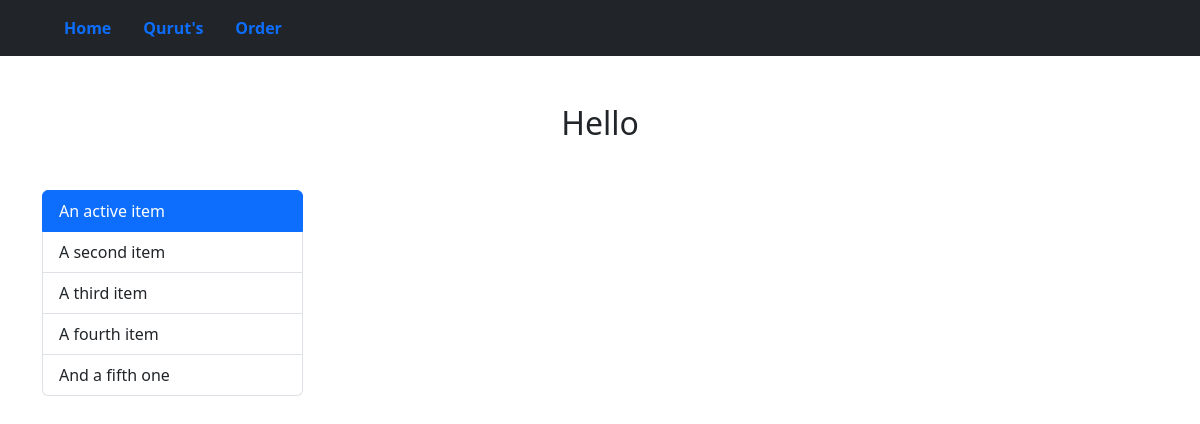
Before: / with the older database file.
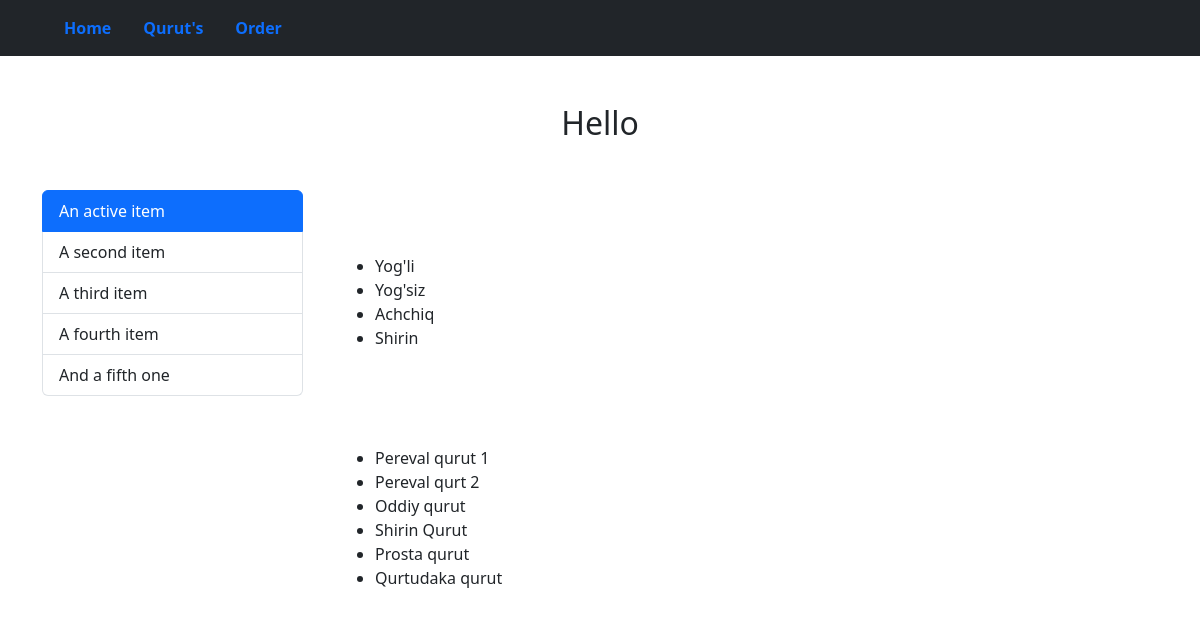
After: the same page with the newer database file.
### main/models.py (models this page shows, shortened)
class Category(models.Model):
    name = models.CharField(verbose_name='Turkum nomi',max_length=50)

class Product(models.Model):
    name = models.CharField('Tovar nomi',max_length=100)
    published_date = models.DateTimeField(auto_now_add=True)
    author = models.CharField(max_length=100)
    category = models.ForeignKey(Category,
                                 on_delete=models.PROTECT,
                                 verbose_name="Tovar turkumi",
                                 related_name='products')
    views = models.PositiveIntegerField(default=0)
    description = models.TextField()
    published = models.BooleanField(default=False)
    top = models.BooleanField(default=False)

### main/views.py (the view)
# urls.py: path("", views.homePageView, name='home'),
def homePageView(request):
    products = Product.objects.all()
    categories = Category.objects.all()
    data = {
        "products":products,
        "categories":categories
    }
    return render(request,"index.html", context=data)

### templates/index.html
{% extends 'wrapper.html' %}
{% block content %}
    <main class="container">
        <center class="my-5">
            <h2>Hello</h2>
        </center>
        <div class="row">
            <div class="col-3">
                {% include 'components/categories.html' %}
            </div>
            <div class="col-9">
                <div class="p-3 my-5">
                    <ul>
                        {% for category in categories %}
                        <li>{{category.name}}</li>
                        {% endfor %}
                    </ul>
                </div>
                <div class="p-3 my-5">
                    <ul>
                        {% for product in products %}
                        <li>{{product.name}}</li>
                        {% endfor %}
                    </ul>
                </div>
            </div>
        </div>
    </main>
{% endblock %}

### templates/wrapper.html (shortened to what this page needs)
{% load static %}
<!DOCTYPE html>
<html lang="en">
<head>
    {% load bootstrap5 %}
    {% bootstrap_css %}
</head>
<body>
    <header>
        <nav class="nav py-2 bg-dark">
            <ul class="nav px-5">
                <li class="nav-item"><a href="/" class="nav-link fw-bold">Home</a></li>
                <li class="nav-item"><a href="{% url 'main:quruts' %}" class="nav-link fw-bold">Qurut's</a></li>
                <li class="nav-item"><a href="#" class="nav-link fw-bold">Order</a></li>
            </ul>
        </nav>
    </header>
    {% block content %}{% endblock %}
</body>
</html>

### templates/components/categories.html
<ul class="list-group">
    <li class="list-group-item active" aria-current="true">An active item</li>
    <li class="list-group-item">A second item</li>
    <li class="list-group-item">A third item</li>
    <li class="list-group-item">A fourth item</li>
    <li class="list-group-item">And a fifth one</li>
</ul>

Changed rows visible on the page:
added Category: name "Yog'li"
added Category: name "Yog'siz"
added Category: name "Achchiq"
added Category: name "Shirin"
added Product: name "Pereval qurut 1"
added Product: name "Pereval qurt 2"
added Product: name "Oddiy qurut"
added Product: name "Shirin Qurut"
added Product: name "Prosta qurut"
added Product: name "Qurtudaka qurut"
